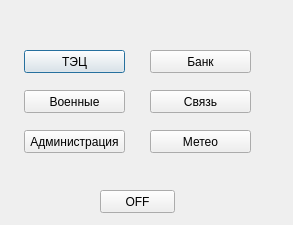
<?xml version="1.0" encoding="UTF-8"?>
<ui version="4.0">
 <class>Dialog</class>
 <widget class="QDialog" name="Dialog">
  <property name="geometry">
   <rect>
    <x>0</x>
    <y>0</y>
    <width>293</width>
    <height>225</height>
   </rect>
  </property>
  <property name="windowTitle">
   <string>Dialog</string>
  </property>
  <widget class="QPushButton" name="pushButton">
   <property name="geometry">
    <rect>
     <x>24</x>
     <y>50</y>
     <width>101</width>
     <height>23</height>
    </rect>
   </property>
   <property name="text">
    <string>ТЭЦ</string>
   </property>
  </widget>
  <widget class="QPushButton" name="pushButton_2">
   <property name="geometry">
    <rect>
     <x>24</x>
     <y>90</y>
     <width>101</width>
     <height>23</height>
    </rect>
   </property>
   <property name="text">
    <string>Военные</string>
   </property>
  </widget>
  <widget class="QPushButton" name="pushButton_3">
   <property name="geometry">
    <rect>
     <x>24</x>
     <y>130</y>
     <width>101</width>
     <height>23</height>
    </rect>
   </property>
   <property name="text">
    <string>Администрация</string>
   </property>
  </widget>
  <widget class="QPushButton" name="pushButton_4">
   <property name="geometry">
    <rect>
     <x>150</x>
     <y>50</y>
     <width>101</width>
     <height>23</height>
    </rect>
   </property>
   <property name="text">
    <string>Банк</string>
   </property>
  </widget>
  <widget class="QPushButton" name="pushButton_5">
   <property name="geometry">
    <rect>
     <x>150</x>
     <y>130</y>
     <width>101</width>
     <height>23</height>
    </rect>
   </property>
   <property name="text">
    <string>Метео</string>
   </property>
  </widget>
  <widget class="QPushButton" name="pushButton_6">
   <property name="geometry">
    <rect>
     <x>150</x>
     <y>90</y>
     <width>101</width>
     <height>23</height>
    </rect>
   </property>
   <property name="text">
    <string>Связь</string>
   </property>
  </widget>
  <widget class="QPushButton" name="pushButton_7">
   <property name="geometry">
    <rect>
     <x>100</x>
     <y>190</y>
     <width>75</width>
     <height>23</height>
    </rect>
   </property>
   <property name="text">
    <string>OFF</string>
   </property>
  </widget>
 </widget>
 <resources/>
 <connections>
  <connection>
   <sender>pushButton</sender>
   <signal>clicked()</signal>
   <receiver>Dialog</receiver>
   <slot>on_button_1_clicked()</slot>
   <hints>
    <hint type="sourcelabel">
     <x>88</x>
     <y>61</y>
    </hint>
    <hint type="destinationlabel">
     <x>116</x>
     <y>15</y>
    </hint>
   </hints>
  </connection>
  <connection>
   <sender>pushButton_2</sender>
   <signal>clicked()</signal>
   <receiver>Dialog</receiver>
   <slot>on_button_2_clicked()</slot>
   <hints>
    <hint type="sourcelabel">
     <x>71</x>
     <y>99</y>
    </hint>
    <hint type="destinationlabel">
     <x>13</x>
     <y>102</y>
    </hint>
   </hints>
  </connection>
  <connection>
   <sender>pushButton_3</sender>
   <signal>clicked()</signal>
   <receiver>Dialog</receiver>
   <slot>on_button_3_clicked()</slot>
   <hints>
    <hint type="sourcelabel">
     <x>97</x>
     <y>138</y>
    </hint>
    <hint type="destinationlabel">
     <x>11</x>
     <y>143</y>
    </hint>
   </hints>
  </connection>
  <connection>
   <sender>pushButton_4</sender>
   <signal>clicked()</signal>
   <receiver>Dialog</receiver>
   <slot>on_button_4_clicked()</slot>
   <hints>
    <hint type="sourcelabel">
     <x>203</x>
     <y>62</y>
    </hint>
    <hint type="destinationlabel">
     <x>273</x>
     <y>61</y>
    </hint>
   </hints>
  </connection>
  <connection>
   <sender>pushButton_6</sender>
   <signal>clicked()</signal>
   <receiver>Dialog</receiver>
   <slot>on_button_5_clicked()</slot>
   <hints>
    <hint type="sourcelabel">
     <x>226</x>
     <y>103</y>
    </hint>
    <hint type="destinationlabel">
     <x>275</x>
     <y>101</y>
    </hint>
   </hints>
  </connection>
  <connection>
   <sender>pushButton_5</sender>
   <signal>clicked()</signal>
   <receiver>Dialog</receiver>
   <slot>on_button_6_clicked()</slot>
   <hints>
    <hint type="sourcelabel">
     <x>213</x>
     <y>143</y>
    </hint>
    <hint type="destinationlabel">
     <x>275</x>
     <y>142</y>
    </hint>
   </hints>
  </connection>
  <connection>
   <sender>pushButton_7</sender>
   <signal>clicked()</signal>
   <receiver>Dialog</receiver>
   <slot>off_button_clicked()</slot>
   <hints>
    <hint type="sourcelabel">
     <x>145</x>
     <y>200</y>
    </hint>
    <hint type="destinationlabel">
     <x>217</x>
     <y>196</y>
    </hint>
   </hints>
  </connection>
 </connections>
 <slots>
  <slot>on_button_1_clicked()</slot>
  <slot>on_button_2_clicked()</slot>
  <slot>on_button_3_clicked()</slot>
  <slot>on_button_4_clicked()</slot>
  <slot>on_button_5_clicked()</slot>
  <slot>on_button_6_clicked()</slot>
  <slot>off_button_clicked()</slot>
 </slots>
</ui>
